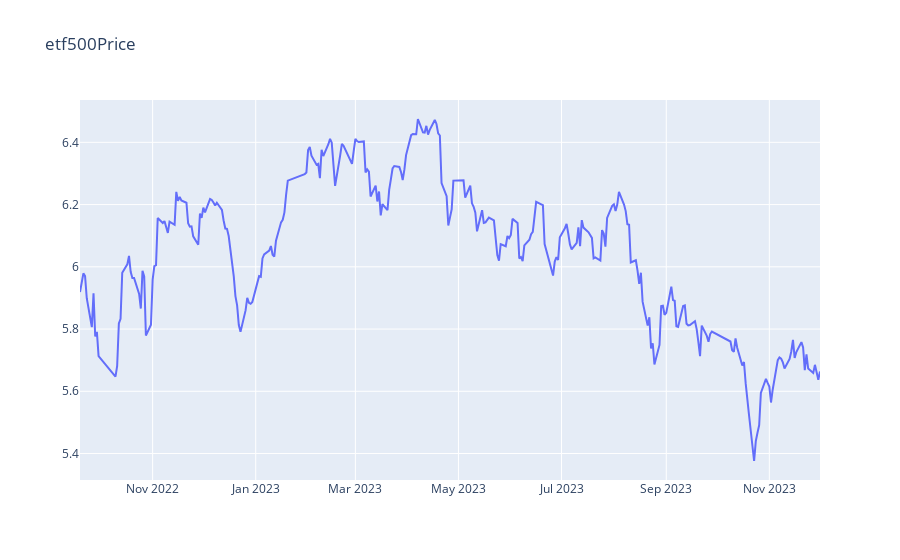

Notebook code cell kept with this figure:
### Code cell
# 可视化'datetime','etf500Price'
fig = go.Figure()
fig.add_trace(go.Scatter(x=portfolio['datetime'], y=portfolio['etf500Price'], name="etf500Price"))
fig.update_layout(title_text='etf500Price')
fig.show()

### Figure 1 — Plotly figure (JSON) as saved in the notebook; plotly's stock layout.template omitted (floating-point values rounded to 4 significant figures; data arrays with more than 128 entries replaced by an {"elided": "..."} marker saying what was removed)
{"data": [{"name": "etf500Price", "type": "scatter", "x": {"elided": "292 str values"}, "y": {"elided": "292 float values"}}], "layout": {"title": {"text": "etf500Price"}}}
